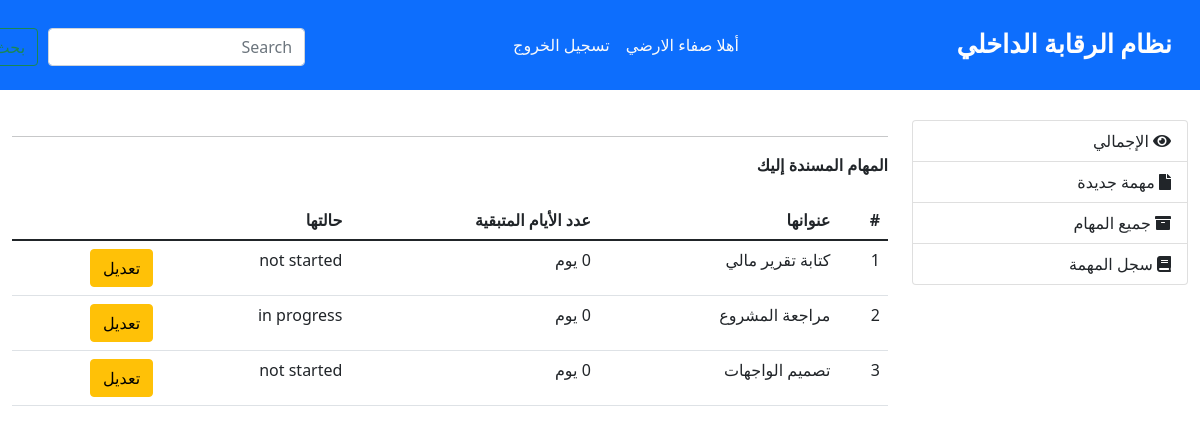
/empTasks.php (signed in), run on the app's committed database.
### tables this page shows
CREATE TABLE `users` (
  `user_id` int(11) NOT NULL,
  `username` text NOT NULL,
  `email` text NOT NULL,
  `password` text NOT NULL,
  `role` text NOT NULL,
  `organ_id` int(11) NOT NULL,
  `manager` text NOT NULL,
  `empName` text NOT NULL,
  `reg_date` text NOT NULL
);

CREATE TABLE `tasks` (
  `task_id` int(11) NOT NULL,
  `title` text NOT NULL,
  `empRes` text NOT NULL,
  `deadline` text NOT NULL,
  `organ_id` int(11) NOT NULL,
  `empID` int(11) NOT NULL,
  `status` text NOT NULL,
  `createdBy` text NOT NULL,
  `dateTask` text NOT NULL
);

### empTasks.php (the view, shortened to what this page needs)
<?php include_once("include/confg.php");
 ?>
<!DOCTYPE html>
<html lang="en">
<head>
    <link rel="stylesheet" href="css/main.css">
    <link rel="stylesheet" href="https://use.fontawesome.com/releases/v5.0.8/css/all.css">
    <link href="https://cdn.jsdelivr.net/npm/bootstrap@5.1.3/dist/css/bootstrap.min.css" rel="stylesheet">
</head>
<body>
<nav class="navbar navbar-expand-lg navbar-light ">
    <div class="container-fluid" dir= "rtl">
        <a class="navbar-brand" href="#">نظام الرقابة الداخلي</a>
        <div class="collapse navbar-collapse" id="navbarSupportedContent">
        <ul class="navbar-nav mb-2 mb-lg-0">
            <li class="nav-item">
                <?php
                $sql = mysqli_query($conn , "SELECT * FROM `users` u WHERE '$_SESSION[id]' = u.user_id ");
                $user = mysqli_fetch_assoc($sql);
                echo '
                <a class="nav-link active" aria-current="page" href="#"> أهلا  '.$user['empName'].'</a>';?>
            </li>
            <li class="nav-item">
            <?php
            echo '
            <a class="nav-link" href="signout.php?id" '.$_SESSION['id'].' ">تسجيل الخروج</a>
            ';
            ?>
            </li>
        </ul>
        <form class="d-flex" style= "   display: flex!important;
                                        gap: 10px;
                                        margin-right: 200px;
                                        margin-top: 20px;
                                        margin-left:-200px;
                                        justify-content: flex-end;">
            <input class="form-control" type="search" placeholder="Search" aria-label="Search">
            <button class="btn btn-outline-success" type="submit">بحث</button>
        </form>
        </div>
    </div>
</nav>
<section class="container-fluid" dir="rtl" style="margin-top:30px;">
    <div class="row">
    <aside class="col-lg-3" >
		<div class="list-group">
        <a href="homePage.php" class="list-group-item"> <i class="fas fa-eye"></i> الإجمالي</a>
        <a href="addTaskEmp.php" class="list-group-item"><i class="fa fa-file "></i> مهمة جديدة</a>
        <a href="empTasks.php" class="list-group-item"><i class="fas fa-archive"></i> جميع المهام</a>
        <a href="taskRecordEmp.php" class="list-group-item"><i class="fa fa-book	"></i> سجل المهمة</a>
		</div>
	</aside>
<article class="col-lg-9" >
		<hr/>
		<div class="row">
            <div class="col-md-12">
                <div class="panel panel-info">
                    <div class="panel-heading"><b>المهام المسندة إليك</b></div><br>
                        <table class="table table-hover">
                            <thead>
                                <tr>
                                    <th>#</th>
                                    <th>عنوانها</th>
                                    <th>عدد الأيام المتبقية</th>
                                    <th>حالتها</th>
                                </tr>
                            </thead>
                            <tbody>
                                <?php
                                    $tasks = mysqli_query($conn , "SELECT * FROM `tasks` WHERE '$_SESSION[id]'= `empID`");
                                    $num = 1;
                                    while($task = mysqli_fetch_assoc($tasks)){
                                        $future = strtotime($task['deadline']);
                                        $now = time();
                                        $timeleft = $future-$now;
                                        $daysleft = round((($timeleft/24)/60)/60);
                                        if( $daysleft<0){
                                            $daysleft=0;
                                        }
                                        echo '
                                        <tr>
                                            <td>'.$num.'</td>
                                            <td>'.$task['title'].'</td>
                                            <td>'. $daysleft.' يوم </td>
                                            <td>'.$task['status'].'</td>
                                            <td><a href="editEmpTask.php?task='.$task['task_id'].'" class="btn btn-warning btn-xs">تعديل</a></td>
                                        </tr>';
                                        $num++;
                                    }?>
                            </tbody>
                        </table>
                    </div>
                </div>
            </div>
        </div>
</section>
</body>
</html>

### css/main.css (style rules this page uses)
.navbar { background-color: #0d6efd !important; }
.navbar-brand { color: rgb(254 254 254 ) !important; font-weight: bold !important; font-family: ui-rounded !important; font-size: 1.6rem !important; margin-right: 20px; }
.navbar-collapse { justify-content: center !important; }
.navbar-light .navbar-nav .nav-link.active, .navbar-light .navbar-nav .show>.nav-link { color: rgb(249 249 249) !important; }
.navbar-light .navbar-nav .nav-link { color: rgb(250 250 250 ) !important; }

### data on the page
users: empName "صفاء الارضي"
tasks: title "كتابة تقرير مالي", status "not started"
tasks: title "مراجعة المشروع", status "in progress"
tasks: title "تصميم الواجهات", status "not started"
